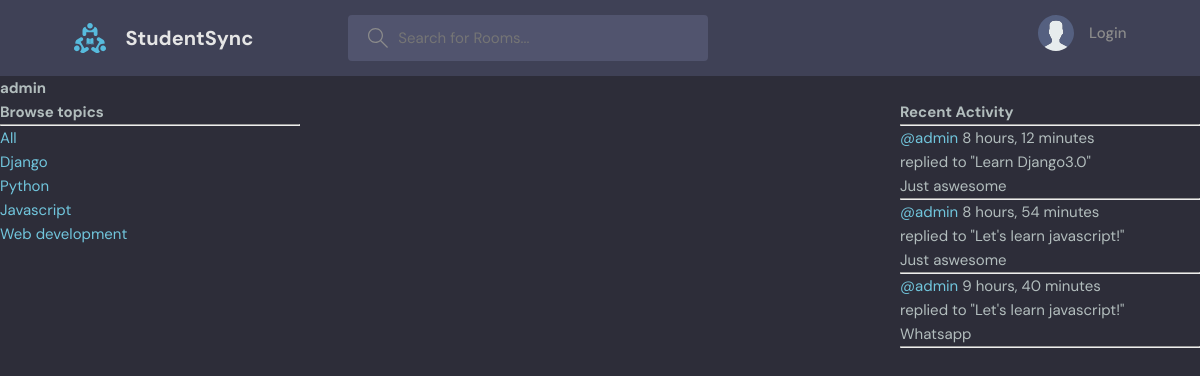
Before: /profile/1/ with the older database file.
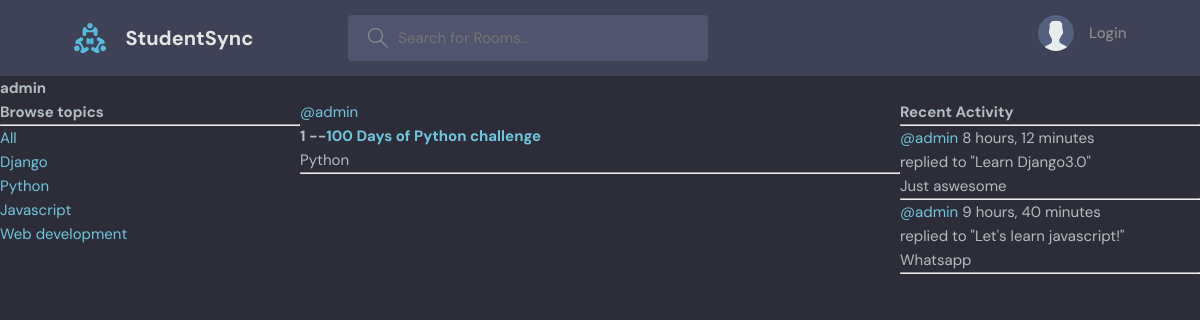
After: the same page with the newer database file.
### base/models.py (models this page shows, shortened)
class Topic(models.Model):
    name=models.CharField(max_length=200)
    def __str__(self):
        return self.name

class Message(models.Model):
    user=models.ForeignKey(User,on_delete=models.CASCADE)
    room=models.ForeignKey(Room,on_delete=models.CASCADE)
    body=models.TextField()
    updated=models.DateTimeField(auto_now=True)
    created=models.DateTimeField(auto_now_add=True)
    class Meta:
        ordering=['-updated','-created']

class Room(models.Model):
    host= models.ForeignKey(User,on_delete=models.SET_NULL,null=True)
    topic= models.ForeignKey(Topic,on_delete=models.SET_NULL,null=True)
    name=models.CharField(max_length=200)
    description=models.TextField(null=True,blank=True)
    participants=models.ManyToManyField(User,related_name='participants',blank=True)
    updated=models.DateTimeField(auto_now=True)
    created=models.DateTimeField(auto_now_add=True)
    class Meta:
        ordering=['-updated','-created']
    def __str__(self):
        return self.name

### base/views.py (the view)
# urls.py: path('profile/<str:pk>/',views.userProfile,name="profile"),
def userProfile(request,pk):
    user=User.objects.get(id=pk)
    rooms=user.room_set.all()
    room_messages=user.message_set.all()
    topics=Topic.objects.all()
    context={'user':user,'rooms':rooms,'room_messages':room_messages,'topics':topics}
    return render(request,'base/profile.html',context)

### base/templates/base/profile.html (shortened to what this page needs)
{% extends 'main.html' %} {% block content %}
<h1>{{user.username}}</h1>
<div class="profile-container">
    <div>
        {% include 'base/topics_component.html' %}
    </div>
    <div>
        {% include 'base/feed_component.html' %}
    </div>
    <div>
        {% include 'base/activity_component.html' %}
    </div>
</div>
{% endblock content %}

### base/templates/base/topics_component.html
<h3>Browse topics</h3>
    <hr />
    <div>
      <a href="{% url 'home' %}">All</a>
    </div>
    {% for topic in topics %}
    <div>
      <a href="{% url 'home' %}?q={{topic.name}}">{{topic.name}}</a>
    </div>
    {% endfor %}

### base/templates/base/feed_component.html (shortened to what this page needs)
    <div>
      {% for room in rooms %}
      <div>
        <a href="{% url 'profile' room.host.id %}">@{{room.host.username}}</a>
        <h5>
          {{forloop.counter}} --<a href="{% url 'room' room.id %}">
            {{room.name}}</a
          >
        </h5>
        <small>{{room.topic}}</small>
        <hr />
      </div>
      {% endfor %}
    </div>

### base/templates/base/activity_component.html (shortened to what this page needs)
    <h3>Recent Activity</h3>
    <hr>
    {% for message in room_messages %}
      <div>
        <small><a href="{% url 'profile' message.user.id %}">@{{message.user}}</a> {{message.created|timesince}}</small>
        <br>
        <small>replied to "{{message.room}}"</small>
        <p>{{message.body}}</p>
        <hr>
      </div>
    {% endfor %}

Changed rows visible on the page:
removed Message: user "admin", created "8 hours, 54 minutes", room "Let's learn javascript!", body "Just aswesome"
now on this page (row edited): Room: host.username "admin", name "100 Days of Python challenge", topic "Python"
